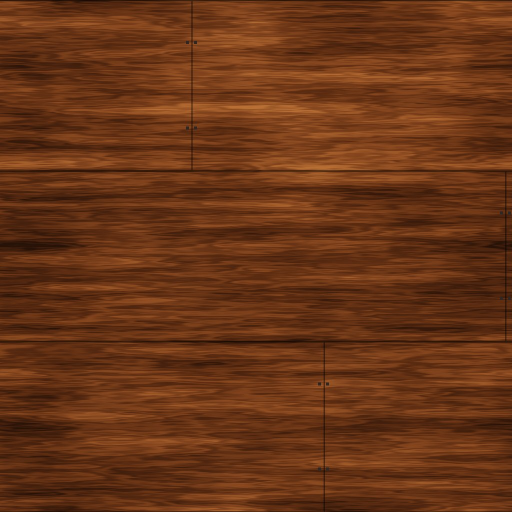
#> input picture src/tex/bar_top.jpg, 1024 x 1024 px (shown at 1/2 size)
$ python photo_floor.py tex/bar_top.jpg
#> lines starting #> are read from the running program, lines starting #| are printed output that depends on the picture
### src/textures.py
"""Seamless procedural textures for the Spire (wood, bark, rope, iron, brass, leather, moss, shingles, mud stone...).
Every map tiles perfectly (all noise is made in the frequency domain). Each texture also gets a normal map."""
import numpy as np, os
from PIL import Image, ImageDraw, ImageFilter, ImageFont

OUT = '/home/claude/spire/tex'
os.makedirs(OUT, exist_ok=True)
RNG = np.random.default_rng(1234)

def noise(n, sx, sy=None, seed=None):
    """seamless gaussian noise blurred anisotropically: sx/sy = blur radius in pixels along x / y"""
    sy = sx if sy is None else sy
    r = np.random.default_rng(seed) if seed is not None else RNG
    w = r.standard_normal((n, n))
    fy = np.fft.fftfreq(n)[:, None]; fx = np.fft.fftfreq(n)[None, :]
    g = np.exp(-2 * (np.pi ** 2) * ((fx * sx) ** 2 + (fy * sy) ** 2))
    o = np.real(np.fft.ifft2(np.fft.fft2(w) * g))
    o -= o.mean(); o /= (o.std() + 1e-9); return o

def fbm(n, base, oct=5, aniso=1.0, seed=0):
    o = np.zeros((n, n)); amp = 1; tot = 0
    for k in range(oct):
        s = base / (2 ** k)
        o += amp * noise(n, max(0.5, s * aniso), max(0.5, s), seed + k); tot += amp; amp *= 0.55
    return o / tot

def norm01(a): a = a - a.min(); return a / (a.max() + 1e-9)

def to_img(rgb): return Image.fromarray((np.clip(rgb, 0, 1) * 255).astype(np.uint8))

def normal_map(h, strength=2.0):
    dx = (np.roll(h, -1, 1) - np.roll(h, 1, 1)) * strength
    dy = (np.roll(h, -1, 0) - np.roll(h, 1, 0)) * strength
    n = np.dstack([-dx, dy, np.ones_like(h)]); n /= np.linalg.norm(n, axis=2, keepdims=True)
    return to_img(n * 0.5 + 0.5)

# [158 lines left out: functions colorize, save, planks, bark, rope, iron and 10 more, not called in this run]

# [2 lines that do not run on import are left out]

### src/photo_floor.py
"""Turn a Meshy-generated photo floor (meshy/floor2.png) into a seamless PBR set for the lounge:
tex/wetfloor.jpg (colour), tex/wetfloor_n.jpg (bumps from detail), tex/wetfloor_mr.png (G = roughness, glossy where wet/dark mud).
Seamless by blending with a half-offset copy under a soft, noisy mask; baked highlights are tamed so the tiling doesn't show."""
import numpy as np, sys
from PIL import Image, ImageFilter
from textures import fbm, norm01, normal_map, to_img, OUT
src = sys.argv[1] if len(sys.argv) > 1 else '/home/claude/meshy/floor2.png'
N = 2048
im = Image.open(src).convert('RGB').resize((N, N), Image.LANCZOS)
a = np.array(im).astype(np.float32) / 255
# tame the baked-in lantern highlights (they would repeat across the floor)
lum = a.mean(-1, keepdims=True)
knee = 0.3
over = np.clip(lum - knee, 0, None)
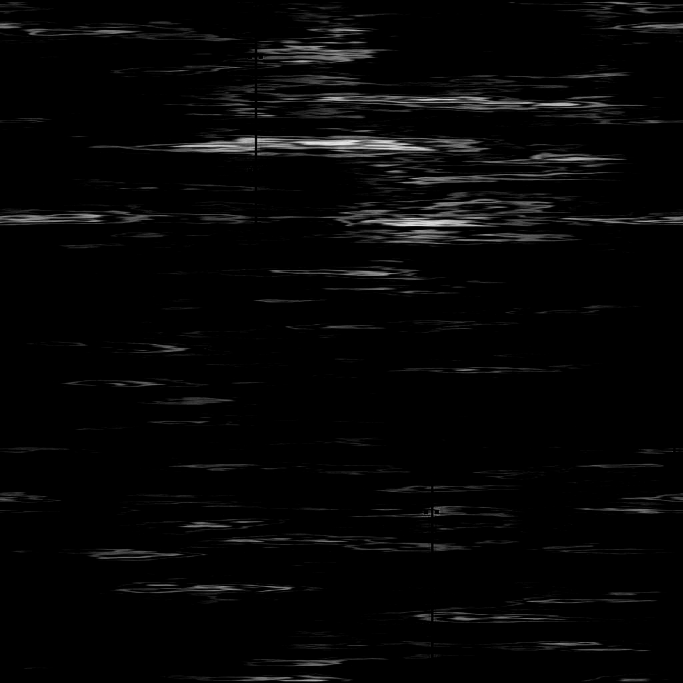
#> over: shape (2048, 2048, 1) float32 (shown at 1/3 size); min 0, max 0.18, mean 0.00429; drawn with min black and max white
a = a * np.where(lum > knee, (knee + over * 0.12) / np.maximum(lum, 1e-4), 1.0)
# flatten very large-scale brightness variation (photo vignetting / light falloff)
low = np.array(Image.fromarray((np.clip(a, 0, 1) * 255).astype(np.uint8)).filter(ImageFilter.GaussianBlur(N // 6))).astype(np.float32) / 255
a = np.clip(a * (low.mean((0, 1)) / np.maximum(low, 0.02)) ** 0.85, 0, 1)
# seamless: blend with a half-shifted copy; the mask is 1 in the middle, 0 at the edges, with a noisy border so no straight cross-fade line
b = np.roll(np.roll(a, N // 2, 0), N // 2, 1)
yy, xx = np.mgrid[0:N, 0:N] / (N - 1)
d = np.minimum(np.minimum(xx, 1 - xx), np.minimum(yy, 1 - yy))
nz = norm01(fbm(N, 40, 4, seed=77))
w = np.clip((d + (nz - 0.5) * 0.12 - 0.07) / 0.1, 0, 1)[..., None]
c = a * w + b * (1 - w)
Image.fromarray((c * 255).astype(np.uint8)).save(OUT + '/wetfloor.jpg', quality=92)
# bumps: fine detail from brightness (dark seams sink), large shapes removed
g = c.mean(-1)
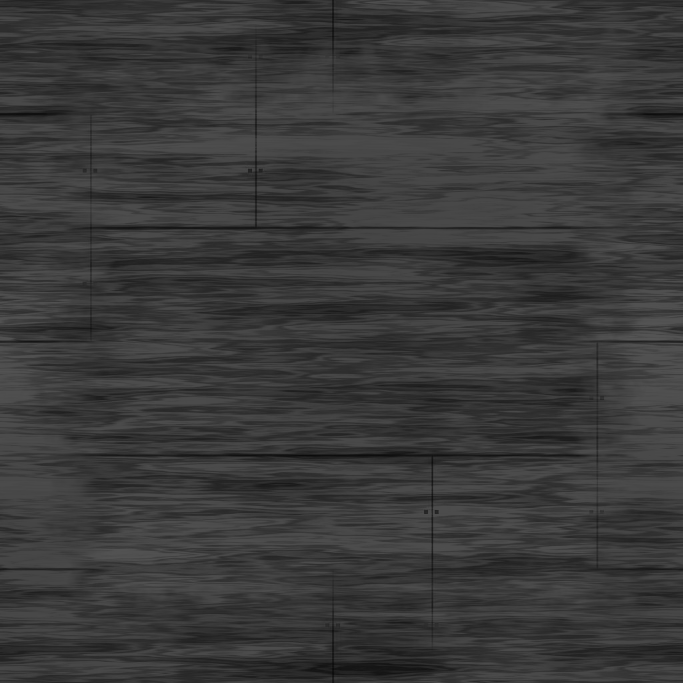
#> g: shape (2048, 2048) float64 (shown at 1/3 size); min 0.0319, max 0.342, mean 0.229
hp = g - np.array(Image.fromarray((g * 255).astype(np.uint8)).filter(ImageFilter.GaussianBlur(18))).astype(np.float32) / 255
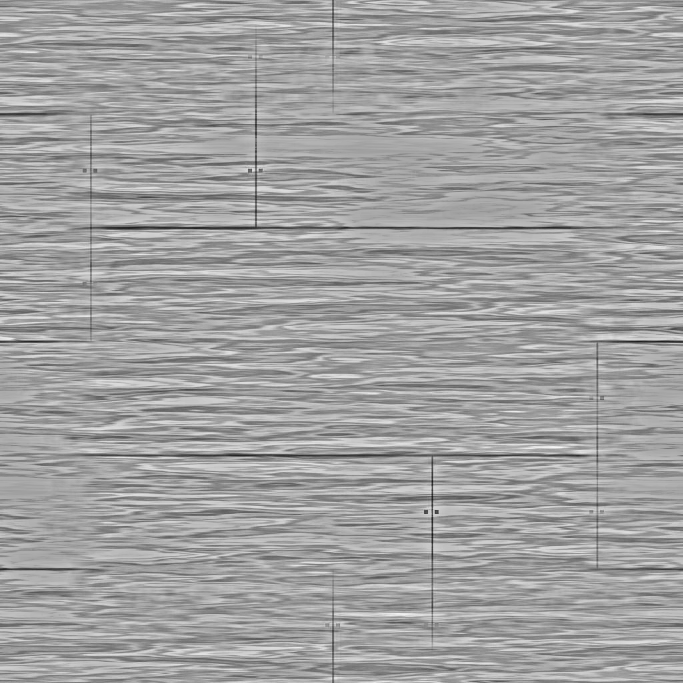
#> hp: shape (2048, 2048) float64 (shown at 1/3 size); min -0.183, max 0.109, mean 0.00198; drawn with min black and max white
normal_map(hp * 6.0, 3.0).save(OUT + '/wetfloor_n.jpg', quality=92)
#> in normal_map, `dx = (np.roll(h, -1, 1) - np.roll(h, 1, 1)) * strength`:
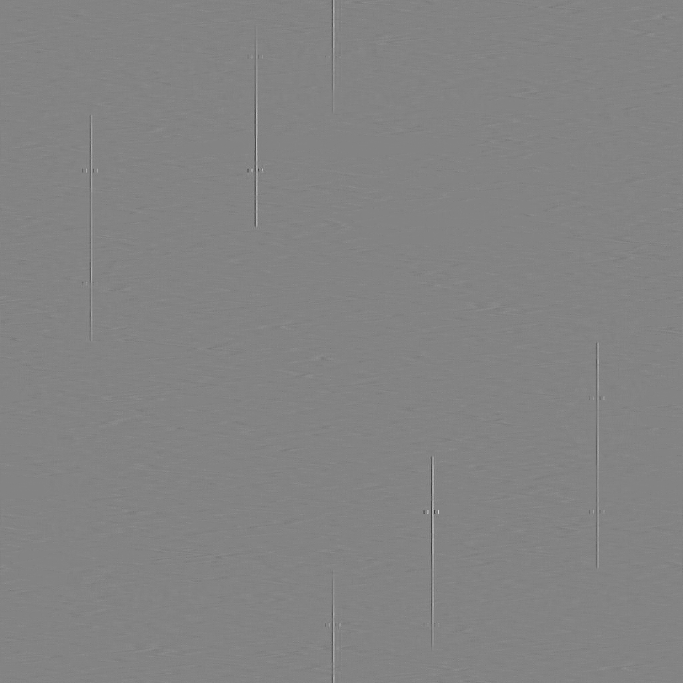
#> dx: shape (2048, 2048) float64 (shown at 1/3 size); min -3.29, max 3.08, mean -8.21e-21; drawn with min black and max white
#> in normal_map, `n /= np.linalg.norm(n, axis=2, keepdims=True)`:
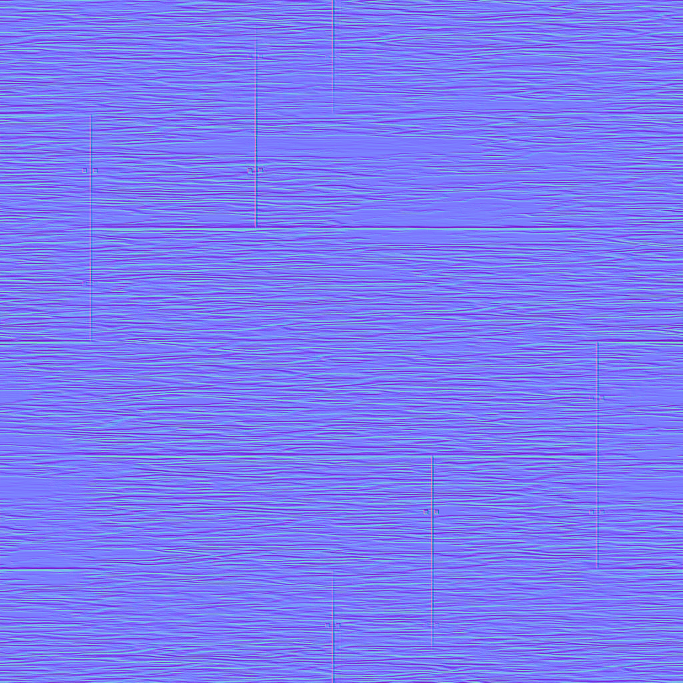
#> n: shape (2048, 2048, 3) float64 (shown at 1/3 size); mean of channels 0, 1, 2 -4.68e-05, 0.000276, 0.913; drawn with min black and max white
# roughness: wood fairly glossy (wet), muddy smooth patches glossier, bright dry ridges a bit rougher
sat = c.max(-1) - c.min(-1)
rough = np.clip(0.3 - 0.12 * norm01(-hp) + 0.18 * norm01(g) ** 2 - 0.08 * norm01(sat), 0.06, 0.6)
#> in norm01 (call 2), `a = a - a.min()`:
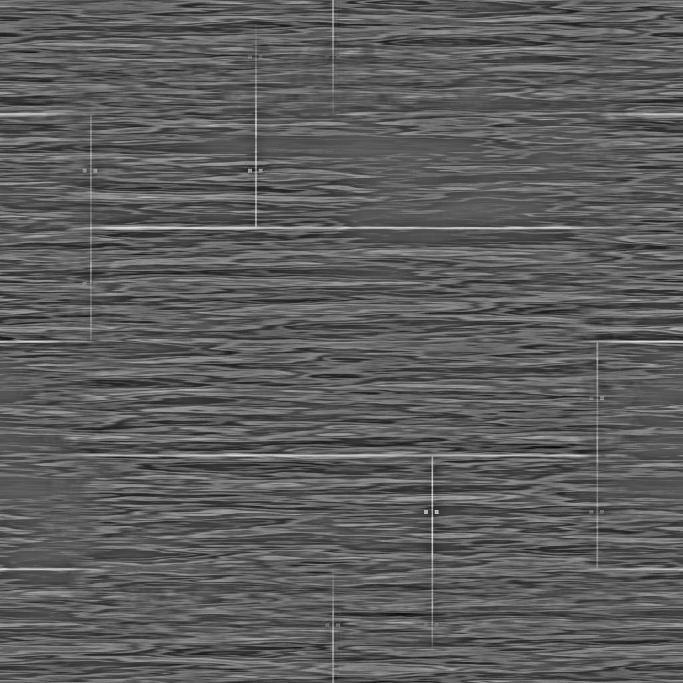
#> a: shape (2048, 2048) float64 (shown at 1/3 size); min 0, max 0.292, mean 0.107; drawn with min black and max white
to_img(np.dstack([np.ones_like(rough), rough, np.zeros_like(rough)])).save(OUT + '/wetfloor_mr.png', optimize=True)
#> in to_img (call 2), `def to_img(rgb): return Image.fromarray((np.clip(rgb, 0, 1) * 255).ast..`:
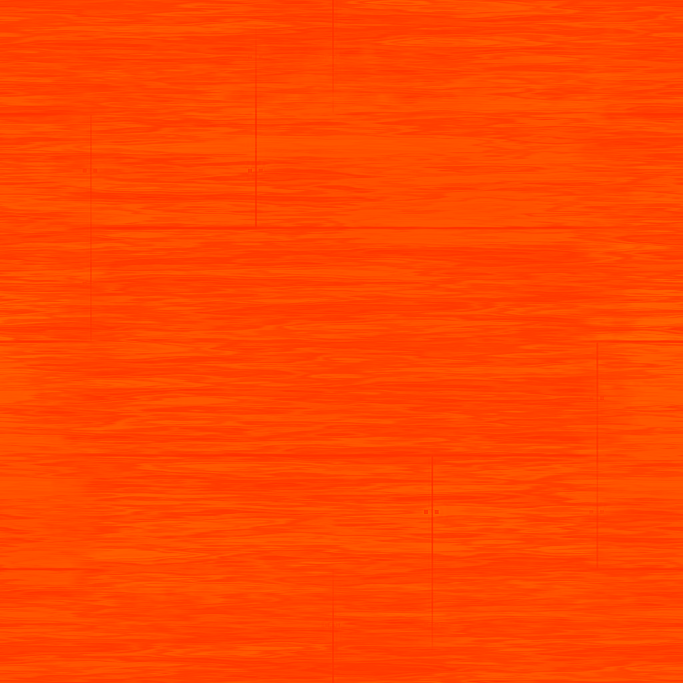
#> returned value: PIL image 2048x2048 RGB (shown at 1/3 size); mean R, G, B 255, 70.9, 0
#> (the run stopped early here; a loop or call above may not have finished)
